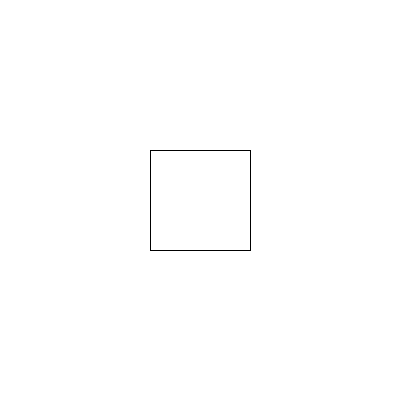
Frame 1 (no input)
Frame 60 (the mouse pressed at the canvas centre just before this capture): identical to frame 1, image omitted
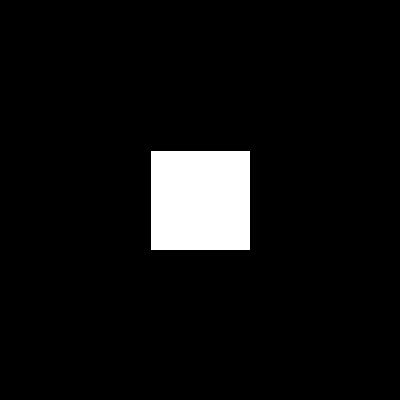
Frame 120 (the mouse held since frame 60 and released just before this capture)

The Processing sketch that drew these frames (run headless with seeded random() and noise(); from frame 60 on, the mouse is pressed at the canvas centre):

// Processing sketch: rect_mouse_interact
// ── rect_mouse_interact.pde
float bgcolor = 255;

void setup(){
 size(400, 400); 
}

void draw(){
 background(bgcolor); 
  
  rectMode(CENTER);
  rect(width/2, height/2, 100, 100);
  
  if(mouseX < width/2+50 && mouseX>width/2-50 &&
  mouseY <height/2+50 && mouseY>height/2-50){
  bgcolor = 0;
  
  }else{
    bgcolor=255;
  }

  
}
